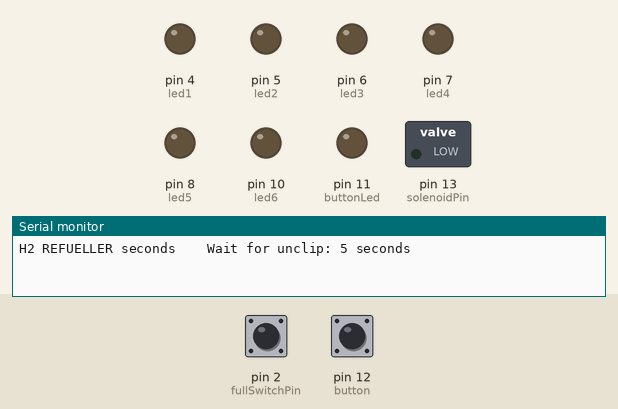
Simulated run of this sketch. Board: Arduino Uno, built with avr-gcc and run on an emulated ATmega328P. On the bench: switched loads named in the sketch (green lamp = pin HIGH), output pins drawn as LEDs (lit = HIGH), the last lines printed to the serial monitor. Dashed ring = blinking. The test bench sets the inputs (shaded band); at power-on: pin 12 (button) HIGH, pin 2 (fullSwitchPin) HIGH.

Above: at 1.2 s.
1.3 s: pin 12 (button) pulled LOW for 0.15 s
At 1.85 s:
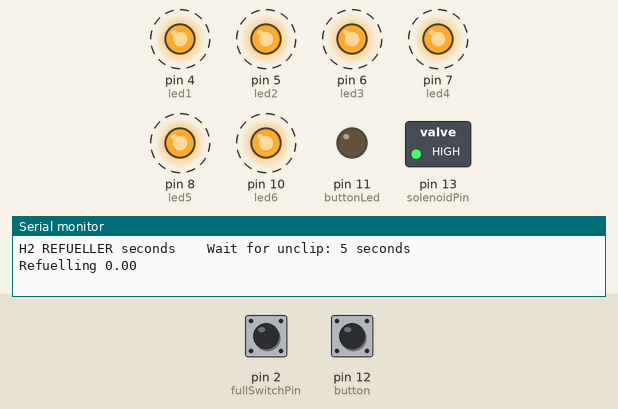
4.3 s: pin 2 (fullSwitchPin) pulled LOW for 1 s
At 4.45 s:
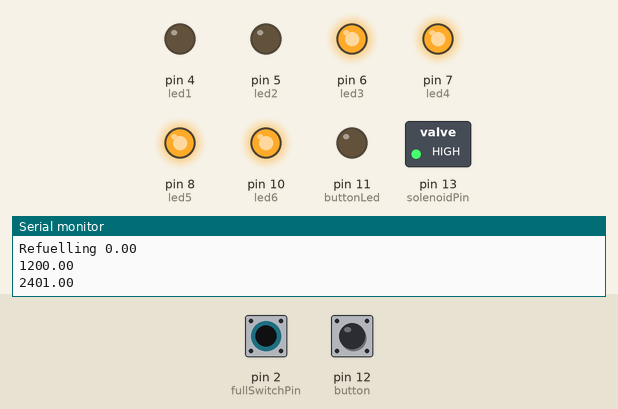
7.3 s: pin 12 (button) pulled LOW for 1 s
At 7.75 s:
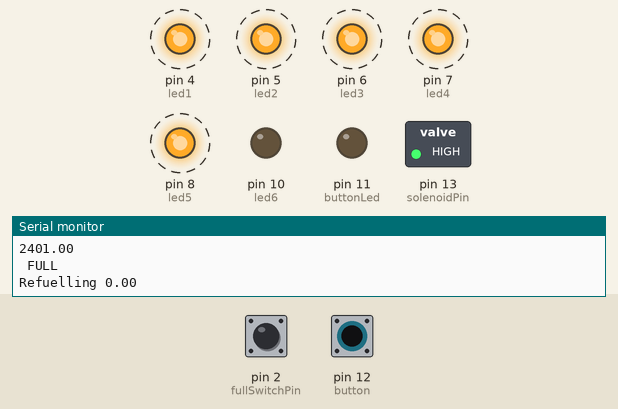
11.3 s: pin 12 (button) pulled LOW for 3.2 s
At 11.45 s:
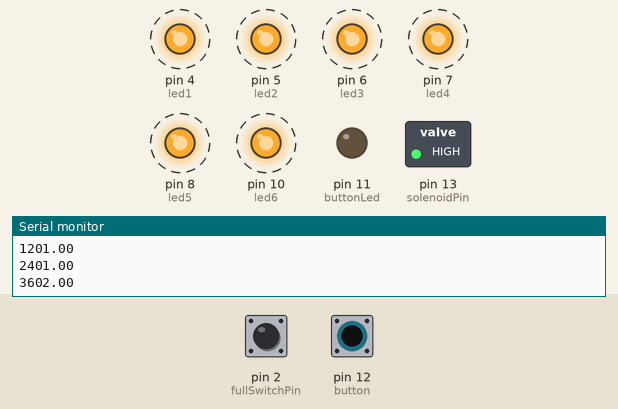
16.0 s: pin 2 (fullSwitchPin) pulled LOW for 0.15 s
At 16.35 s:
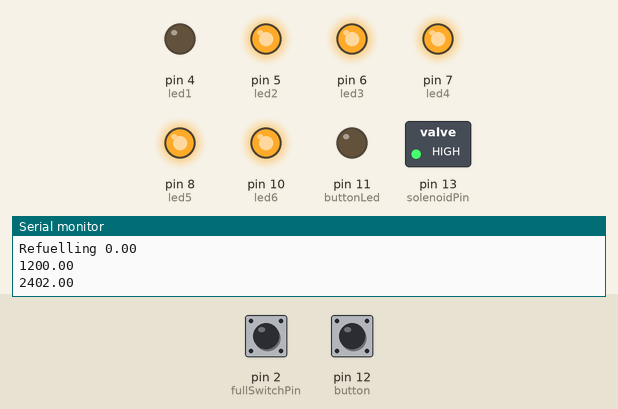
19.0 s: pin 2 (fullSwitchPin) driven LOW and pin 12 (button) driven LOW
Timing chart, 0 to 21.5 s (numbered marks = the images above; inputs shaded):
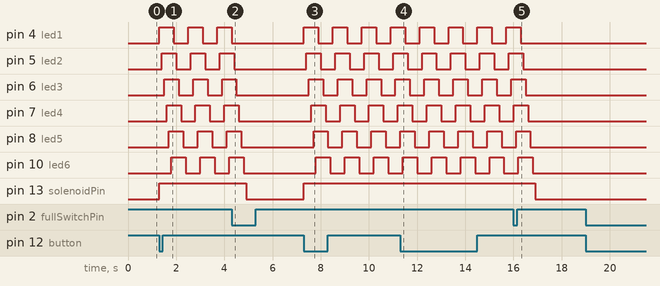

Measured:
- after the input at 1.3 s, pin 4 (led1): alternates HIGH for 0.60 s and LOW for 0.60 s, starting at once; pin 5 (led2): alternates HIGH for 0.60 s and LOW for 0.60 s, starting after 0.10 s
- after the input at 4.3 s, pin 4 (led1): goes on until 4.3 s, then stays LOW; pin 5 (led2): goes on until 4.4 s, then stays LOW; pin 6 (led3): goes on until 4.5 s, then stays LOW; pin 7 (led4): goes on until 4.6 s, then stays LOW; pin 8 (led5): goes on until 4.7 s, then stays LOW
- after the input at 7.3 s, pin 4 (led1): alternates HIGH for 0.60 s and LOW for 0.60 s, starting at once; pin 5 (led2): alternates HIGH for 0.60 s and LOW for 0.60 s, starting after 0.10 s
- after the input at 11.3 s, pin 13 (solenoidPin): stays HIGH (without the input it goes to LOW after 2.0 s)
- after the input at 16.0 s, pin 4 (led1): goes on until 16.3 s, then stays LOW; pin 5 (led2): goes on until 16.4 s, then stays LOW; pin 6 (led3): goes on until 16.5 s, then stays LOW; pin 7 (led4): goes on until 16.6 s, then stays LOW; pin 8 (led5): goes on until 16.7 s, then stays LOW

The sketch:

h2RefuellerFSM.ino
```cpp
#include <FiniteStateMachine.h>

//Constants
#define  secondsUnclip 5  // after refuelling is complete, wait this long before entering Ready state for next refuel - allows time to unclip syringe
#define  BAUDRATE  9600
#define ledPause 100
//Pinouts
#define  button  12
#define  buttonLed 11
#define  led1  4
#define  led2  5
#define  led3  6
#define  led4  7
#define  led5  8
#define  led6  10

#define  fullSwitchPin 2
#define  solenoidPin  13

#define refillSafetyTime 5000 //seconds
//initialize states

void ledsOff();
void fullSwitchInt();
void refuel();
void waitUnclip();
State Ready = State(ledsOff);
State Refuelling = State(refuel);
State Waiting = State(waitUnclip);
FSM refuellerStateMachine = FSM(Ready);     //initialize state machine, start in state: Ready

volatile boolean filling = false;

void setup()  {

  pinMode (led1, OUTPUT);
  pinMode (led2, OUTPUT);
  pinMode (led3, OUTPUT);
  pinMode (led4, OUTPUT);
  pinMode (led5, OUTPUT);
  pinMode (led6, OUTPUT);
  pinMode (buttonLed, OUTPUT );
  pinMode (button, INPUT);
  pinMode (fullSwitchPin, INPUT);
  pinMode (solenoidPin, OUTPUT);

  //pullups
  digitalWrite( fullSwitchPin, HIGH );
  digitalWrite (button, HIGH);    // pulled up
  digitalWrite (solenoidPin, LOW);  // pin for electrolyser off
  Serial.begin (BAUDRATE);
  Serial.print ("H2 REFUELLER");

  Serial.print (" seconds    Wait for unclip: ");
  Serial.print (secondsUnclip);
  Serial.println (" seconds");

  //full switch interrupt
   attachInterrupt(0, fullSwitchInt, LOW);

}

void loop() {
    refuellerStateMachine.transitionTo(Refuelling);
    refuellerStateMachine.update();
    refuellerStateMachine.transitionTo(Waiting);
    refuellerStateMachine.update();
    refuellerStateMachine.transitionTo(Ready);
    refuellerStateMachine.update();
  }

//utility functions
void ledsOff() {          // Ready state - turn off LEDs and wait for button push

 digitalWrite(led1,LOW);
 digitalWrite(led2,LOW);
 digitalWrite(led3,LOW);
 digitalWrite(led4,LOW);
 digitalWrite(led5,LOW);
 digitalWrite(led6,LOW);

 while(true)
 {
     if(digitalRead(button)==LOW ) //we have pull ups
       return;
   else
     digitalWrite(buttonLed, LOW );
 }

 }

void fullSwitchInt()
{
  filling = false;
}
void refuel () {
  Serial.print("Refuelling ");
  digitalWrite(solenoidPin,HIGH);   // pin for electrolyser on
  filling = true;
  double startTime = millis();
  while( filling && ( ( millis() - startTime  ) < refillSafetyTime))
  {
    Serial.println( millis() - startTime );
  digitalWrite(led1,HIGH);    // turn on LED1
  delay (ledPause);  // delay before next LED comes on
  digitalWrite(led2,HIGH);
  delay (ledPause);  // delay before next LED comes on
  digitalWrite(led3,HIGH);
  delay (ledPause);  // delay before next LED comes on
  digitalWrite(led4,HIGH);
  delay (ledPause);  // delay before next LED comes on
  digitalWrite(led5,HIGH);
  delay (ledPause);  // delay before next LED comes on
  digitalWrite(led6,HIGH);
  delay (ledPause);  // delay before next LED comes on
  digitalWrite(led1,LOW);    // turn on LED1
  delay (ledPause);  // delay before next LED comes on
  digitalWrite(led2,LOW);
  delay (ledPause);  // delay before next LED comes on
  digitalWrite(led3,LOW);
  delay (ledPause);  // delay before next LED comes on
  digitalWrite(led4,LOW);
  delay (ledPause);  // delay before next LED comes on
  digitalWrite(led5,LOW);
  delay (ledPause);  // delay before next LED comes on
  digitalWrite(led6,LOW);
  delay (ledPause);  // delay before next LED comes on
  }
  digitalWrite(solenoidPin,LOW);   // pin  solenoid
  digitalWrite(buttonLed, LOW );
  Serial.println(" FULL");
}

void waitUnclip () {                  // wait for n seconds with lights still on before allowing next refill to start
}
//end utility functions
```
